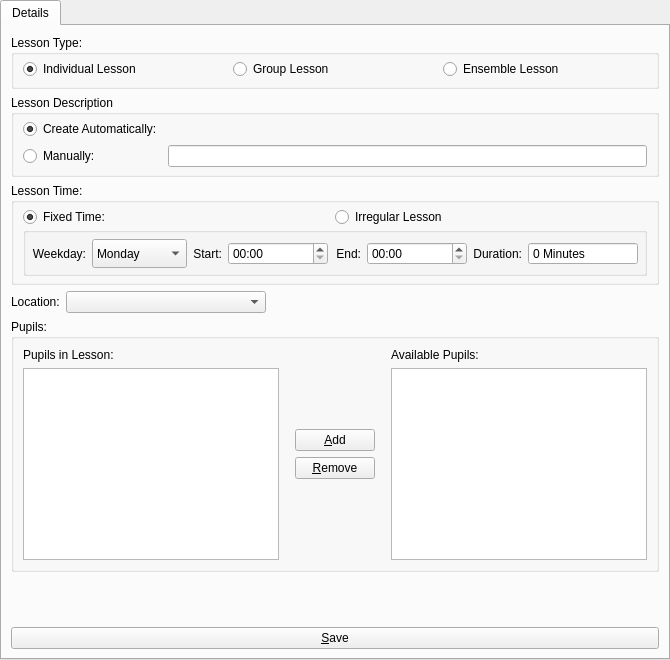
      <widget class="QWidget" name="page_lesson">
       <layout class="QGridLayout" name="gridLayout">
        <property name="leftMargin">
         <number>0</number>
        </property>
        <property name="topMargin">
         <number>0</number>
        </property>
        <property name="rightMargin">
         <number>0</number>
        </property>
        <property name="bottomMargin">
         <number>0</number>
        </property>
        <property name="spacing">
         <number>0</number>
        </property>
        <item row="0" column="0">
         <widget class="LessonTabWidget" name="tabWidget_lesson">
          <property name="currentIndex">
           <number>0</number>
          </property>
          <widget class="QWidget" name="tab_lessonDetails">
           <attribute name="icon">
            <iconset resource="../resources/qupil.qrc">
             <normaloff>:/gfx/x-office-calendar.svg</normaloff>:/gfx/x-office-calendar.svg</iconset>
           </attribute>
           <attribute name="title">
            <string>Details</string>
           </attribute>
           <layout class="QGridLayout" name="gridLayout_7">
            <item row="0" column="0">
             <widget class="QGroupBox" name="groupBox_lessonType">
              <property name="title">
               <string>Lesson Type:</string>
              </property>
              <layout class="QGridLayout" name="gridLayout_5">
               <property name="topMargin">
                <number>4</number>
               </property>
               <property name="bottomMargin">
                <number>7</number>
               </property>
               <item row="0" column="0">
                <widget class="QRadioButton" name="radioButton_singleLesson">
                 <property name="text">
                  <string>Individual Lesson</string>
                 </property>
                 <property name="checked">
                  <bool>true</bool>
                 </property>
                </widget>
               </item>
               <item row="0" column="1">
                <widget class="QRadioButton" name="radioButton_groupLesson">
                 <property name="text">
                  <string>Group Lesson</string>
                 </property>
                </widget>
               </item>
               <item row="0" column="2">
                <widget class="QRadioButton" name="radioButton_ensembleLesson">
                 <property name="text">
                  <string>Ensemble Lesson</string>
                 </property>
                </widget>
               </item>
              </layout>
             </widget>
            </item>
            <item row="1" column="0">
             <widget class="QGroupBox" name="groupBox">
              <property name="title">
               <string>Lesson Description</string>
              </property>
              <layout class="QGridLayout" name="gridLayout_10">
               <property name="topMargin">
                <number>4</number>
               </property>
               <property name="bottomMargin">
                <number>7</number>
               </property>
               <item row="0" column="0">
                <widget class="QRadioButton" name="radioButton_autoLessonName">
                 <property name="text">
                  <string>Create Automatically:</string>
                 </property>
                 <property name="checked">
                  <bool>true</bool>
                 </property>
                </widget>
               </item>
               <item row="1" column="0">
                <widget class="QRadioButton" name="radioButton_manualLessonName">
                 <property name="text">
                  <string>Manually:</string>
                 </property>
                </widget>
               </item>
               <item row="1" column="1">
                <widget class="QLineEdit" name="lineEdit_manualLessonName"/>
               </item>
               <item row="0" column="1">
                <widget class="QLabel" name="label_autoLessonName">
                 <property name="text">
                  <string/>
                 </property>
                </widget>
               </item>
              </layout>
             </widget>
            </item>
            <item row="2" column="0">
             <widget class="QGroupBox" name="groupBox_lessonDate">
              <property name="title">
               <string>Lesson Time:</string>
              </property>
              <layout class="QGridLayout" name="gridLayout_6">
               <property name="topMargin">
                <number>4</number>
               </property>
               <property name="bottomMargin">
                <number>6</number>
               </property>
               <property name="verticalSpacing">
                <number>0</number>
               </property>
               <item row="0" column="0">
                <layout class="QHBoxLayout" name="horizontalLayout">
                 <item>
                  <widget class="QRadioButton" name="radioButton_steadyLessonDate">
                   <property name="text">
                    <string>Fixed Time:</string>
                   </property>
                   <property name="checked">
                    <bool>true</bool>
                   </property>
                  </widget>
                 </item>
                 <item>
                  <widget class="QRadioButton" name="radioButton_unsteadyLessonDate">
                   <property name="text">
                    <string>Irregular Lesson</string>
                   </property>
                  </widget>
                 </item>
                </layout>
               </item>
               <item row="1" column="0">
                <layout class="QHBoxLayout" name="horizontalLayout_4">
                 <property name="spacing">
                  <number>0</number>
                 </property>
                 <item>
                  <widget class="QGroupBox" name="groupBox_2">
                   <property name="sizePolicy">
                    <sizepolicy hsizetype="Expanding" vsizetype="Preferred">
                     <horstretch>0</horstretch>
                     <verstretch>0</verstretch>
                    </sizepolicy>
                   </property>
                   <layout class="QHBoxLayout" name="_2">
                    <property name="leftMargin">
                     <number>6</number>
                    </property>
                    <property name="topMargin">
                     <number>6</number>
                    </property>
                    <property name="rightMargin">
                     <number>6</number>
                    </property>
                    <property name="bottomMargin">
                     <number>5</number>
                    </property>
                    <item>
                     <layout class="QHBoxLayout" name="horizontalLayout_2">
                      <item>
                       <widget class="QLabel" name="label">
                        <property name="text">
                         <string>Weekday:</string>
                        </property>
                        <property name="alignment">
                         <set>Qt::AlignRight|Qt::AlignTrailing|Qt::AlignVCenter</set>
                        </property>
                       </widget>
                      </item>
                      <item>
                       <widget class="QComboBox" name="comboBox_lessonDay">
                        <property name="minimumSize">
                         <size>
                          <width>0</width>
                          <height>29</height>
                         </size>
                        </property>
                        <item>
                         <property name="text">
                          <string>Monday</string>
                         </property>
                        </item>
                        <item>
                         <property name="text">
                          <string>Tuesday</string>
                         </property>
                        </item>
                        <item>
                         <property name="text">
                          <string>Wednesday</string>
                         </property>
                        </item>
                        <item>
                         <property name="text">
                          <string>Thursday</string>
                         </property>
                        </item>
                        <item>
                         <property name="text">
                          <string>Friday</string>
                         </property>
                        </item>
                        <item>
                         <property name="text">
                          <string>Saturday</string>
                         </property>
                        </item>
                        <item>
                         <property name="text">
                          <string>Sunday</string>
                         </property>
                        </item>
                       </widget>
                      </item>
                     </layout>
                    </item>
                    <item>
                     <widget class="QLabel" name="label_2">
                      <property name="text">
                       <string>Start:</string>
                      </property>
                      <property name="alignment">
                       <set>Qt::AlignRight|Qt::AlignTrailing|Qt::AlignVCenter</set>
                      </property>
                     </widget>
                    </item>
                    <item>
                     <widget class="QTimeEdit" name="timeEdit_lessonStartTime">
                      <property name="minimumSize">
                       <size>
                        <width>100</width>
                        <height>0</height>
                       </size>
                      </property>
                      <property name="dateTime">
                       <datetime>
                        <hour>0</hour>
                        <minute>0</minute>
                        <second>0</second>
                        <year>2000</year>
                        <month>1</month>
                        <day>1</day>
                       </datetime>
                      </property>
                      <property name="displayFormat">
                       <string notr="true">HH:mm</string>
                      </property>
                     </widget>
                    </item>
                    <item>
                     <widget class="QLabel" name="label_3">
                      <property name="text">
                       <string>End:</string>
                      </property>
                      <property name="alignment">
                       <set>Qt::AlignRight|Qt::AlignTrailing|Qt::AlignVCenter</set>
                      </property>
                     </widget>
                    </item>
                    <item>
                     <widget class="QTimeEdit" name="timeEdit_lessonStopTime">
                      <property name="minimumSize">
                       <size>
                        <width>100</width>
                        <height>0</height>
                       </size>
                      </property>
                      <property name="displayFormat">
                       <string notr="true">HH:mm</string>
                      </property>
                     </widget>
                    </item>
                    <item>
                     <widget class="QLabel" name="label_4">
                      <property name="text">
                       <string>Duration:</string>
                      </property>
                      <property name="alignment">
                       <set>Qt::AlignRight|Qt::AlignTrailing|Qt::AlignVCenter</set>
                      </property>
                     </widget>
                    </item>
                    <item>
                     <widget class="QSpinBox" name="spinBox_lessonDuration">
                      <property name="minimumSize">
                       <size>
                        <width>110</width>
                        <height>0</height>
                       </size>
                      </property>
                      <property name="readOnly">
                       <bool>true</bool>
                      </property>
                      <property name="buttonSymbols">
                       <enum>QAbstractSpinBox::NoButtons</enum>
                      </property>
                      <property name="suffix">
                       <string> Minutes</string>
                      </property>
                      <property name="maximum">
                       <number>1000</number>
                      </property>
                     </widget>
                    </item>
                   </layout>
                  </widget>
                 </item>
                </layout>
               </item>
              </layout>
             </widget>
            </item>
            <item row="3" column="0">
             <layout class="QHBoxLayout" name="horizontalLayout_7">
              <item>
               <widget class="QLabel" name="label_13">
                <property name="text">
                 <string>Location:</string>
                </property>
               </widget>
              </item>
              <item>
               <widget class="QComboBox" name="comboBox_lessonLocation">
                <property name="minimumSize">
                 <size>
                  <width>200</width>
                  <height>0</height>
                 </size>
                </property>
               </widget>
              </item>
              <item>
               <spacer name="horizontalSpacer">
                <property name="orientation">
                 <enum>Qt::Horizontal</enum>
                </property>
                <property name="sizeHint" stdset="0">
                 <size>
                  <width>40</width>
                  <height>20</height>
                 </size>
                </property>
               </spacer>
              </item>
             </layout>
            </item>
            <item row="4" column="0">
             <widget class="QGroupBox" name="groupBox_pupilAtLesson">
              <property name="title">
               <string>Pupils:</string>
              </property>
              <layout class="QGridLayout" name="gridLayout_8">
               <item row="0" column="0">
                <layout class="QVBoxLayout" name="verticalLayout">
                 <item>
                  <widget class="QLabel" name="label_6">
                   <property name="text">
                    <string>Pupils in Lesson:</string>
                   </property>
                  </widget>
                 </item>
                 <item>
                  <widget class="QTreeWidget" name="treeWidget_pupilAtLesson">
                   <property name="rootIsDecorated">
                    <bool>false</bool>
                   </property>
                   <property name="sortingEnabled">
                    <bool>true</bool>
                   </property>
                   <property name="headerHidden">
                    <bool>true</bool>
                   </property>
                   <column>
                    <property name="text">
                     <string>1</string>
                    </property>
                   </column>
                  </widget>
                 </item>
                </layout>
               </item>
               <item row="0" column="2">
                <layout class="QVBoxLayout" name="verticalLayout_3">
                 <item>
                  <spacer name="verticalSpacer">
                   <property name="orientation">
                    <enum>Qt::Vertical</enum>
                   </property>
                   <property name="sizeHint" stdset="0">
                    <size>
                     <width>20</width>
                     <height>40</height>
                    </size>
                   </property>
                  </spacer>
                 </item>
                 <item>
                  <widget class="QPushButton" name="pushButton_addPupil">
                   <property name="text">
                    <string>&amp;Add</string>
                   </property>
                   <property name="icon">
                    <iconset resource="../resources/qupil.qrc">
                     <normaloff>:/gfx/arrow-left-double.svg</normaloff>:/gfx/arrow-left-double.svg</iconset>
                   </property>
                   <property name="default">
                    <bool>false</bool>
                   </property>
                  </widget>
                 </item>
                 <item>
                  <widget class="QPushButton" name="pushButton_delPupil">
                   <property name="text">
                    <string>&amp;Remove</string>
                   </property>
                   <property name="icon">
                    <iconset resource="../resources/qupil.qrc">
                     <normaloff>:/gfx/arrow-right-double.svg</normaloff>:/gfx/arrow-right-double.svg</iconset>
                   </property>
                  </widget>
                 </item>
                 <item>
                  <spacer name="verticalSpacer_2">
                   <property name="orientation">
                    <enum>Qt::Vertical</enum>
                   </property>
                   <property name="sizeHint" stdset="0">
                    <size>
                     <width>20</width>
                     <height>40</height>
                    </size>
                   </property>
                  </spacer>
                 </item>
                </layout>
               </item>
               <item row="0" column="3">
                <spacer name="horizontalSpacer_3">
                 <property name="orientation">
                  <enum>Qt::Horizontal</enum>
                 </property>
                 <property name="sizeType">
                  <enum>QSizePolicy::Fixed</enum>
                 </property>
                 <property name="sizeHint" stdset="0">
                  <size>
                   <width>10</width>
                   <height>17</height>
                  </size>
                 </property>
                </spacer>
               </item>
               <item row="0" column="4">
                <layout class="QVBoxLayout" name="verticalLayout_2">
                 <item>
                  <widget class="QLabel" name="label_7">
                   <property name="text">
                    <string>Available Pupils:</string>
                   </property>
                  </widget>
                 </item>
                 <item>
                  <widget class="QTreeWidget" name="treeWidget_availablePupil">
                   <property name="rootIsDecorated">
                    <bool>false</bool>
                   </property>
                   <property name="sortingEnabled">
                    <bool>false</bool>
                   </property>
                   <property name="headerHidden">
                    <bool>true</bool>
                   </property>
                   <column>
                    <property name="text">
                     <string>1</string>
                    </property>
                   </column>
                  </widget>
                 </item>
                </layout>
               </item>
               <item row="0" column="1">
                <spacer name="horizontalSpacer_2">
                 <property name="orientation">
                  <enum>Qt::Horizontal</enum>
                 </property>
                 <property name="sizeType">
                  <enum>QSizePolicy::Fixed</enum>
                 </property>
                 <property name="sizeHint" stdset="0">
                  <size>
                   <width>10</width>
                   <height>20</height>
                  </size>
                 </property>
                </spacer>
               </item>
              </layout>
             </widget>
            </item>
            <item row="5" column="0">
             <spacer name="verticalSpacer_3">
              <property name="orientation">
               <enum>Qt::Vertical</enum>
              </property>
              <property name="sizeHint" stdset="0">
               <size>
                <width>20</width>
                <height>47</height>
               </size>
              </property>
             </spacer>
            </item>
            <item row="6" column="0">
             <widget class="QPushButton" name="pushButton_saveLessonDetails">
              <property name="text">
               <string>&amp;Save</string>
              </property>
              <property name="icon">
               <iconset resource="../resources/qupil.qrc">
                <normaloff>:/gfx/document-save.svg</normaloff>:/gfx/document-save.svg</iconset>
              </property>
             </widget>
            </item>
           </layout>
          </widget>
         </widget>
        </item>
       </layout>
      </widget>
